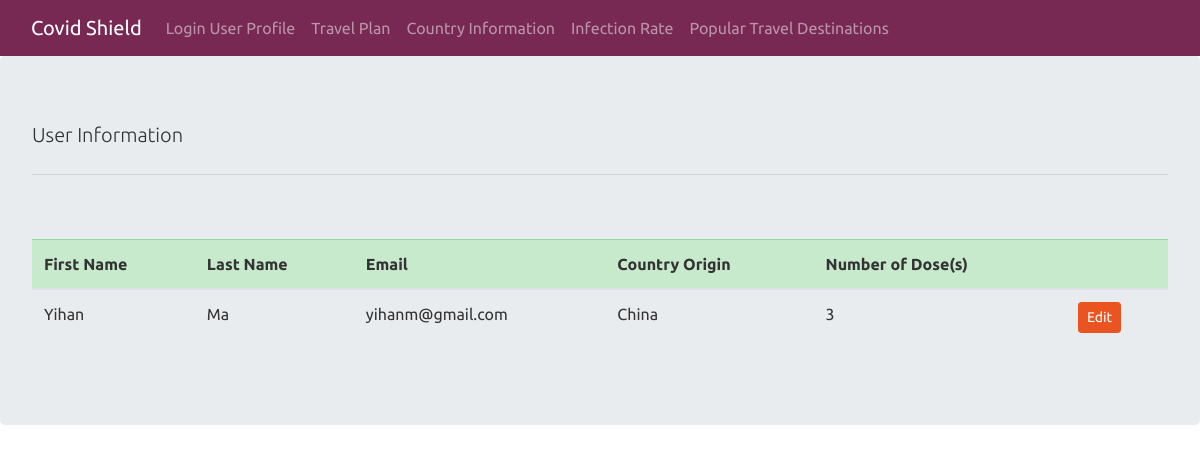
The page /user_profile.php?userp=1 on the database its author committed.
### tables this page shows
CREATE TABLE `travelplan` (
  `TravelPlan_id` int(11) NOT NULL,
  `user_id` int(11) NOT NULL,
  `country_id` int(11) NOT NULL,
  `TravelPlan_date` date NOT NULL
);

CREATE TABLE `user` (
  `user_id` int(11) NOT NULL,
  `first_name` text DEFAULT NULL,
  `last_name` text DEFAULT NULL,
  `user_country` int(11) DEFAULT NULL,
  `user_doseNum` int(11) NOT NULL DEFAULT 0,
  `user_email` text NOT NULL,
  `user_password` int(11) NOT NULL
  CHECK(user_doseNum>=0 AND user_country>=0)
);

CREATE TABLE `country` (
  `country_id` int(11) NOT NULL,
  `country_name` text NOT NULL,
  `country_population` int(11) NOT NULL,
  `caseNum_total` int(11) NOT NULL,
  `death_total` int(11) DEFAULT NULL,
  `vaccine_total` int(11) NOT NULL,
  `vaccine_booster` int(11) NOT NULL
);

### user_profile.php (the view, shortened to what this page needs)
<!DOCTYPE html>
<html lang="en">
    <head>
        <link rel="stylesheet" href="https://bootswatch.com/4/united/bootstrap.min.css">
    </head>
    <body scroll="no" style="overflow: hidden">
        <nav class="navbar navbar-expand-lg navbar-dark bg-dark">
            <div class="container-fluid">
                <a class="navbar-brand" href="main.php">Covid Shield</a>
                <div class="collapse navbar-collapse" id="navbarColor01">
                    <ul class="navbar-nav me-auto">
                        <li class="nav-item">
                            <a class="nav-link" href="login.php">Login User Profile</a>
                        </li>
                        <li class="nav-item">
                            <a class="nav-link" href="travel_plan.php">Travel Plan</a>
                        </li>
                        <li class="nav-item">
                            <a class="nav-link" href="country_information.php">Country Information</a>
                        </li>
                        <li class="nav-item">
                            <a class="nav-link" href="infection_rate.php">Infection Rate</a>
                        </li>
                        <li class="nav-item">
                            <a class="nav-link" href="popular_travel_destinations.php">Popular Travel Destinations</a>
                        </li>
                    </ul>
                </div>
            </div>
        </nav>
        <div class="jumbotron">
            <p class="lead">User Information</p>
            <hr class="my-4">
            <form method="GET" action="user_profile.php">
                    <?php
                    $connection = mysqli_connect(DBHOST, DBUSER, DBPASS, DBNAME);
                    ?>
                <?php
                if ($_SERVER["REQUEST_METHOD"] == "GET")
                {
                    if (isset($_GET['userp']) )
                    {
                ?>
                <p>&nbsp;</p>
                <table class="table table-hover">
                    <thead>
                        <tr class="table-success">
                            <th scope="col">First Name</th>
                            <th scope="col">Last Name</th>
                            <th scope="col">Email</th>
                            <th scope="col">Country Origin</th>
                            <th scope="col">Number of Dose(s)</th>
                            <th scope="col"></th>
                        </tr>
                    </thead>
                    <?php
                        $sql = "SELECT user.user_id, user.first_name AS 'First Name', user.last_name AS 'Last Name', user.user_email AS 'Email',
                                country.country_name AS 'Country Origin', user.user_doseNum AS 'Number of Dose(s)', country2.country_name AS 'Travel Plan',
                                travelplan.TravelPlan_date AS 'Travel Date'
                                FROM user
                                INNER JOIN country ON user.user_country = country.country_id
                                LEFT JOIN travelplan ON user.user_id = travelplan.user_id
                                LEFT JOIN country AS country2 ON travelplan.country_id = country2.country_id
                                WHERE user.user_id = '{$_GET['userp']}'";
                        if ($result = mysqli_query($connection, $sql))
                        {
                            while($row = mysqli_fetch_assoc($result))
                            {
                    ?>
                    <tr>
                        <td><?php echo $row['First Name'] ?></td>
                        <td><?php echo $row['Last Name'] ?></td>
                        <td><?php echo $row['Email'] ?></td>
                        <td><?php echo $row['Country Origin'] ?></td>
                        <td><?php echo $row['Number of Dose(s)'] ?></td>
                        <td>
                            <a href="edit_user.php?userp=<?php echo $row['user_id'] ?>" class="btn btn-primary btn-sm">Edit</a>
                        </td>
                    </tr>
                    <?php
                            }
                        }
                    }
                }
                    ?>
                </table>
            </form>
        </div>
    </body>
</html>

### rows shown on the page
travelplan: user.first_name "Yihan", user.last_name "Ma", user.user_email "yihanm@gmail.com", country.country_name "China", user.user_doseNum "3"
